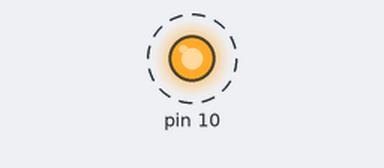
Recording of a sketch running on a simulated Arduino Uno, built with avr-gcc and run on an emulated ATmega328P. Parts: output pins drawn as LEDs (lit = HIGH). Dashed ring = blinking.

Above: at 0.5 s.
Timing chart, 0 to 4.6 s (numbered marks = the images above):
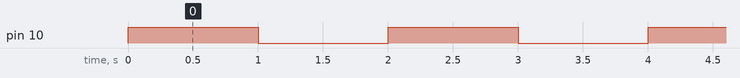

The sketch:

powerful_kasi_crift1.ino
```cpp
int counter;

void setup()
{
  pinMode(10, OUTPUT);
}

void loop()
{
  for (counter = 0; counter < 10; ++counter) {
    digitalWrite(10, HIGH);
    delay(1000); // Wait for 1000 millisecond(s)
    digitalWrite(10, LOW);
    delay(1000); // Wait for 1000 millisecond(s)
  }
}
```

Measured:
- by itself, pin 10: alternates HIGH for 1.0 s and LOW for 1.0 s
